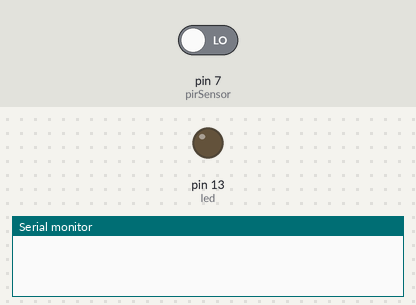
A sketch run on a simulated Arduino Uno, built with avr-gcc and run on an emulated ATmega328P. Parts: output pins drawn as LEDs (lit = HIGH), the last lines printed to the serial monitor. Dashed ring = blinking. Inputs (shaded band) come from the test bench; at power-on: pin 7 (pirSensor) LOW.

Above: at 1.2 s.
1.3 s: pin 7 (pirSensor) driven HIGH
At 3.7 s:
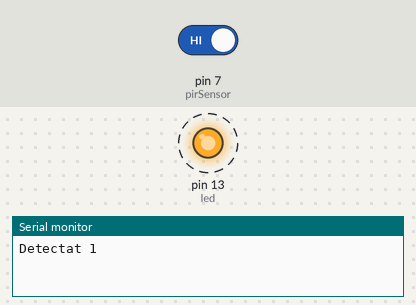
Timing chart, 0 to 10.3 s (numbered marks = the images above; inputs shaded):
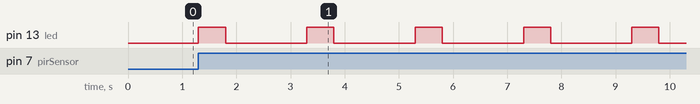

The sketch:

test_pirSensor.ino
```cpp
int pirSensor = 7;
int led = 13;
int count = 0;

void triggerLed(int temps_ences){
  digitalWrite(led, HIGH);
  delay(temps_ences); //ms
  digitalWrite(led, LOW);
}

void setup() {
  // put your setup code here, to run once:
  pinMode(pirSensor, INPUT);
  pinMode(led, OUTPUT);
  Serial.begin(9600);
}

void loop() {
  // put your main code here, to run repeatedly:
  if(digitalRead(pirSensor) == HIGH){
    triggerLed(500);
    count += 1;
    Serial.print("Detectat "+String(count)+"\n");
    delay(1500);
  }
}
```

Measured:
- after the input at 1.3 s, pin 13 (led): alternates HIGH for 0.50 s and LOW for 1.5 s, starting at once
